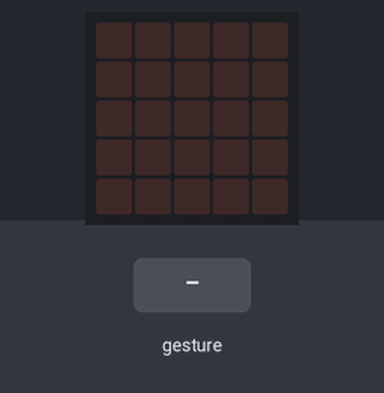
Bench run of a program on a simulated BBC micro:bit running MicroPython. Parts: the board's 5×5 LED display. Inputs (shaded band) come from the test bench. Random numbers come from a fixed seed; a tilt is held for 1.5 s and a shake lasts 1 s, then the board lies face up again.

Above: at 1.2 s.
1.3 s: gesture 'shake'
At 1.69 s:
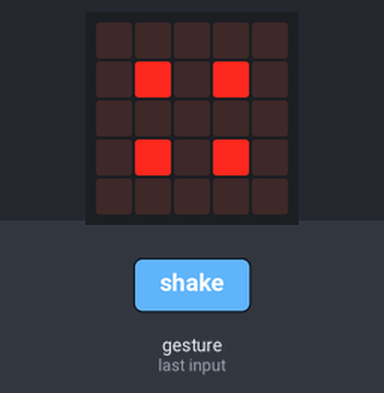
At 3.5 s:
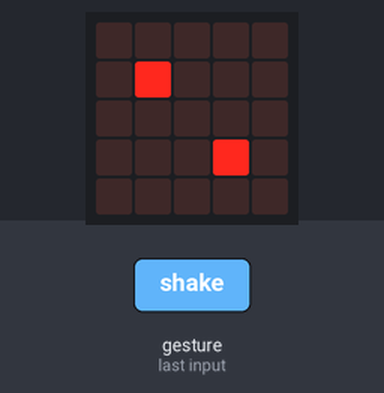
3.9 s: gesture 'shake'
At 5.5 s:
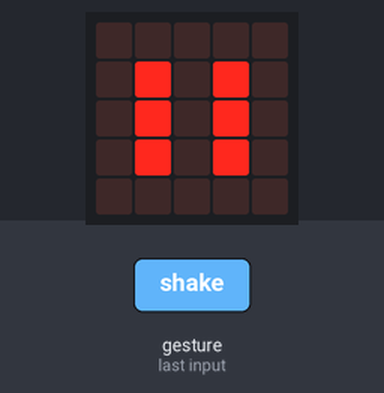
Timing chart, 0 to 7.0 s (numbered marks = the images above; inputs shaded):
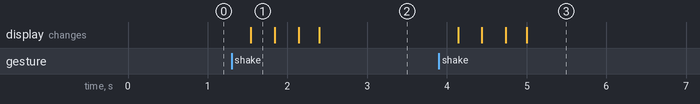

Measured:
- after the input at 1.3 s, the display: changes after 0.24 s (image 1)
- after the input at 3.9 s, the display: first changes after 0.24 s (image 3 shows a later state)

The program:

kockica_tackice.py
```python
from microbit import *
import random

br1 = Image("00000:00000:00900:00000:00000")
br2 = Image("00000:09000:00000:00090:00000")
br3 = Image("00000:09000:00900:00090:00000")
br4 = Image("00000:09090:00000:09090:00000")
br5 = Image("00000:09090:00900:09090:00000")
br6 = Image("00000:09090:09090:09090:00000")
brojevi = [br1, br2, br3, br4, br5, br6]
while True:
    if accelerometer.is_gesture('shake'):
        n = random.randint(0, 5)
        display.show(brojevi[n])
```
